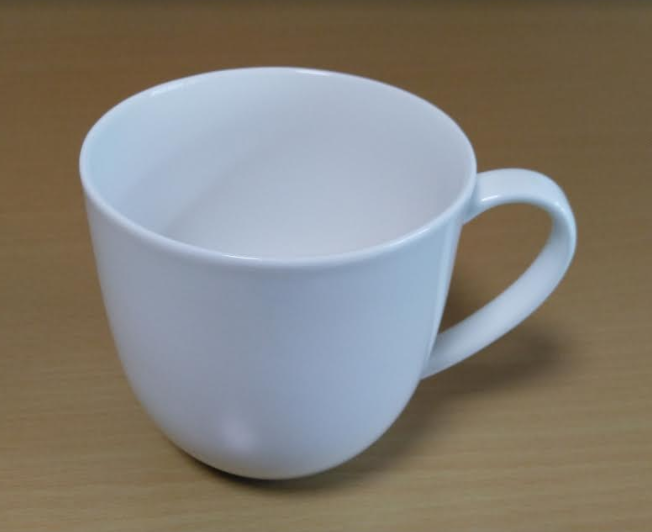
#> input picture images/test.png, 652 x 532 px
$ python pillow_paste.py
#> lines starting #> are read from the running program, lines starting #| are printed output that depends on the picture
from PIL import Image
image_path = '../images/test.png'
image_path_2 = '../images/test_2.png'
img = Image.open(image_path)
#> img is the input picture: PIL image 652x532 RGB; mean R, G, B 132, 126.9, 118.1
img_2 = Image.open(image_path_2)
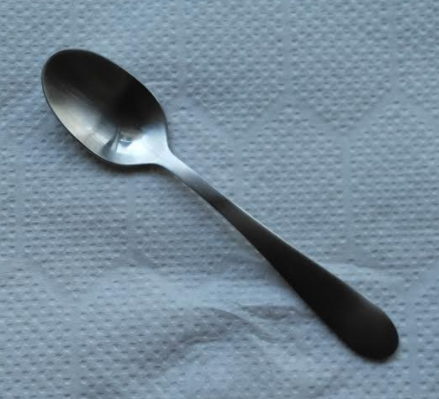
#> input picture images/test_2.png, 439 x 399 px
#> img_2 is the input picture: PIL image 439x399 RGB; mean R, G, B 116.8, 136.1, 151
img.paste(img_2, box=(300, 200))
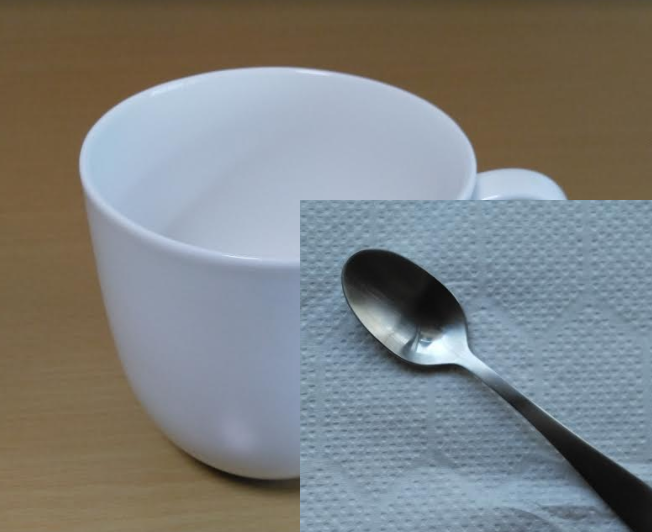
#> img: PIL image 652x532 RGB; mean R, G, B 125.6, 127.9, 126.8
img.save('../images/out_paste.png')
